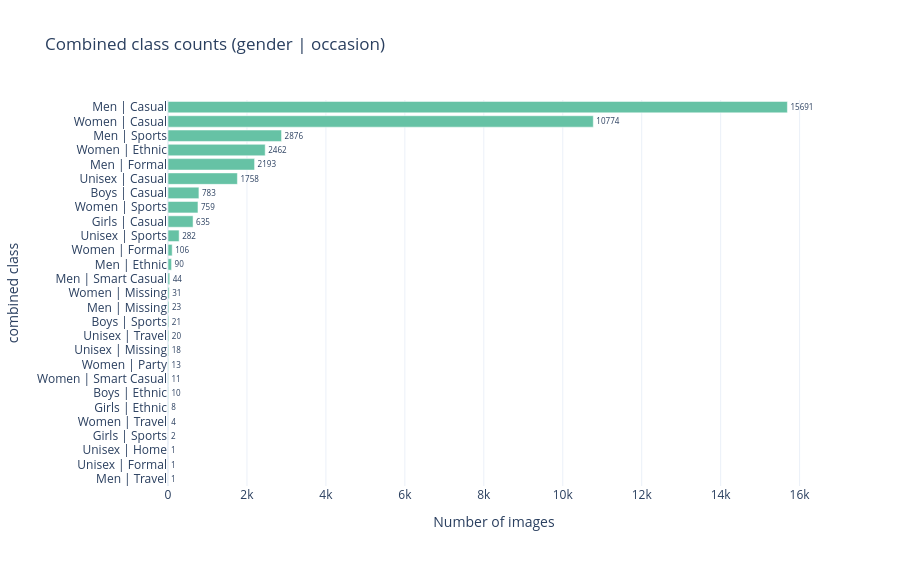

The cell this chart's notebook holds for it:
### Markdown cell above
## Combined class: `gender | occasion`

A single target would have one class per observed pair. Compare class count and the long tail against the two separate targets.

### Code cell
combined_counts = df["combined"].value_counts().rename("n").reset_index()
combined_counts.columns = ["combined", "n"]
combined_counts["pct"] = (100 * combined_counts["n"] / combined_counts["n"].sum()).round(2)
display(combined_counts)

fig = px.bar(
    combined_counts,
    x="n",
    y="combined",
    orientation="h",
    text="n",
    title="Combined class counts (gender | occasion)",
    labels={"n": "Number of images", "combined": "combined class"},
    height=max(480, 18 * len(combined_counts) + 80),
)
fig.update_traces(textposition="outside")
fig.update_layout(yaxis={"categoryorder": "total ascending"})
fig.show()


def tail_summary(series: pd.Series, name: str) -> pd.DataFrame:
    vc = series.value_counts()
    rows = []
    for thr in [1, 5, 10, 20, 50, 100]:
        mask = vc < thr
        rows.append(
            {
                "target": name,
                "min_examples": thr,
                "n_classes": int(len(vc)),
                "classes_below": int(mask.sum()),
                "images_below": int(vc[mask].sum()),
                "pct_images_below": round(100 * vc[mask].sum() / vc.sum(), 2),
            }
        )
    return pd.DataFrame(rows)


imbalance = pd.concat(
    [
        tail_summary(df["gender"], "gender (independent)"),
        tail_summary(df["occasion"], "occasion (independent)"),
        tail_summary(df["combined"], "combined (gender | occasion)"),
    ],
    ignore_index=True,
)
display(Markdown("**Classes with fewer than k images**"))
display(imbalance)

empty_pairs = df["gender"].nunique() * df["occasion"].nunique() - df["combined"].nunique()
print(
    f"Possible pairs: {df['gender'].nunique() * df['occasion'].nunique()}  |  "
    f"observed: {df['combined'].nunique()}  |  empty cells: {empty_pairs}"
)

### Figure 1 — Plotly figure (JSON) as saved in the notebook; plotly's stock layout.template omitted (floating-point values rounded to 4 significant figures)
{"data": [{"hovertemplate": "Number of images=%{text}<br>combined class=%{y}<extra></extra>", "legendgroup": "", "marker": {"color": "rgb(102,194,165)", "pattern": {"shape": ""}}, "name": "", "orientation": "h", "showlegend": false, "text": [15690.0, 10770.0, 2876.0, 2462.0, 2193.0, 1758.0, 783.0, 759.0, 635.0, 282.0, 106.0, 90.0, 44.0, 31.0, 23.0, 21.0, 20.0, 18.0, 13.0, 11.0, 10.0, 8.0, 4.0, 2.0, 1.0, 1.0, 1.0], "textposition": "outside", "type": "bar", "x": [15691, 10774, 2876, 2462, 2193, 1758, 783, 759, 635, 282, 106, 90, 44, 31, 23, 21, 20, 18, 13, 11, 10, 8, 4, 2, 1, 1, 1], "xaxis": "x", "y": ["Men | Casual", "Women | Casual", "Men | Sports", "Women | Ethnic", "Men | Formal", "Unisex | Casual", "Boys | Casual", "Women | Sports", "Girls | Casual", "Unisex | Sports", "Women | Formal", "Men | Ethnic", "Men | Smart Casual", "Women | Missing", "Men | Missing", "Boys | Sports", "Unisex | Travel", "Unisex | Missing", "Women | Party", "Women | Smart Casual", "Boys | Ethnic", "Girls | Ethnic", "Women | Travel", "Girls | Sports", "Men | Travel", "Unisex | Formal", "Unisex | Home"], "yaxis": "y"}], "layout": {"barmode": "relative", "height": 566, "legend": {"tracegroupgap": 0}, "title": {"text": "Combined class counts (gender | occasion)"}, "xaxis": {"anchor": "y", "domain": [0, 1], "title": {"text": "Number of images"}}, "yaxis": {"anchor": "x", "categoryorder": "total ascending", "domain": [0, 1], "title": {"text": "combined class"}}}}
